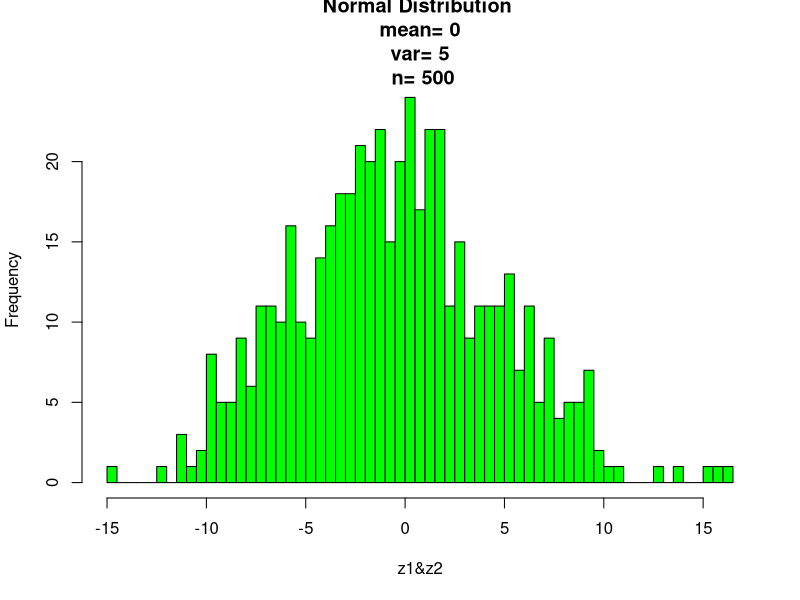
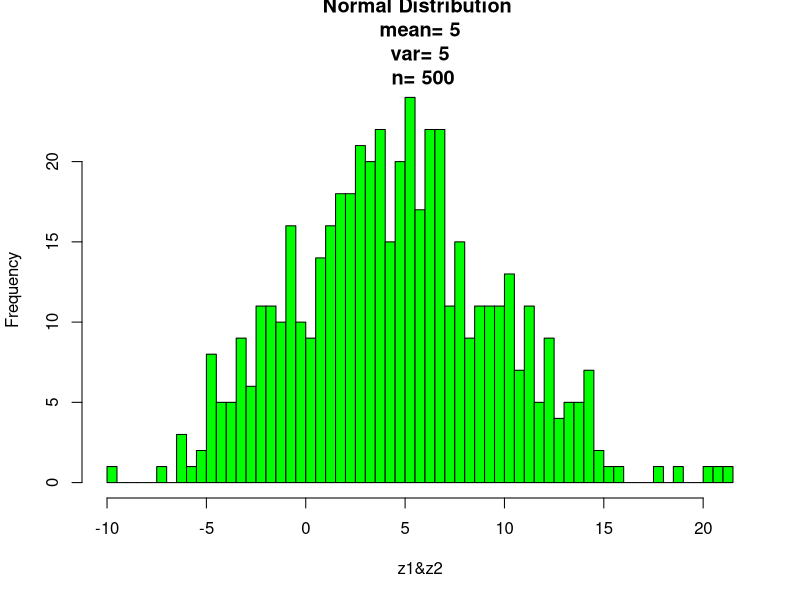

Write the R code that produced these figures, in order.
#####Calculation for mean=5,0 and variance=5 ######
z1<-vector()
z2<-vector()
z3<-vector()
z4<-vector()
library('boot')
normalisation<-function(mean,var,z1,n)
{
	z3=var*z1+mean
	hist(z3,breaks=100,border="black",col="green",xlab="z1&z2",
	main=paste("Normal Distribution","\n","mean=",paste(mean),"\n",
	"var=",paste(var),"\n","n=",paste(2*n)))
}
main<-function(n)
{
	for(i in 1:n)
	{
		u1=runif(1)
		u2=runif(1)
		u1=2*u1-1
		u2=2*u2-1
		x=u1*u1+u2*u2
		while(x>1)
		{
			u1=runif(1)
			u2=runif(1)
			u1=2*u1-1
			u2=2*u2-1
			x=u1*u1+u2*u2
		}
		y=sqrt(-2*log(x)/x)
		z1[i]=u1*y
		z2[i]=u2*y
	}
	t=2*n
	for(i in (n+1):t)
	{
		z1[i]=z2[i-n]
	}
	normalisation(0,5,z1,n)
	x11()
	normalisation(5,5,z1,n)
}
main(250)

